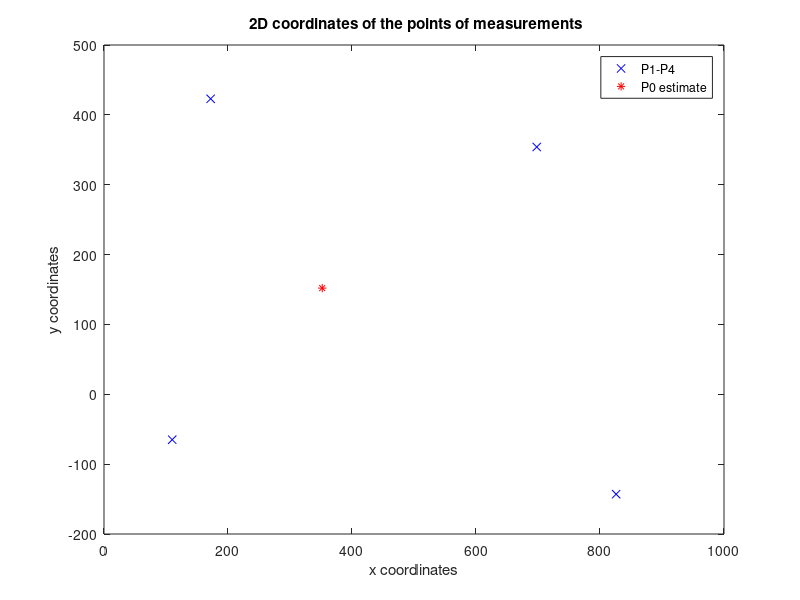

MATLAB code for this plot:
% ---------------------------------
% Marisabel Gonzalez
% 02/10/2018
% ---------------------------------

clear all
close all
% Clearing figures and command window
%clf
clc


%----------------------------------
% NOMENCLATURE
%----------------------------------

% m_trial: guessed P0 coordinates
% d: data measurements of points P1-P4 (range)
% d_hat: data measurements (range)
% res: residuals of the range
% RSS: Residual sum of squares

% Point Coordinates
x = [110;172;826;698];
y = [-65;423;-143;354];
z = [20;25;40;35];

% Guesses of P0 coordinates x,y,z
m_trial = [352;152;49];

% Observations
d = [370.2;392.8;482.4;360.8];


% Equation relating the coordinates of P0 to the range from P1 
d_hat = [0;0;0;0];
for i=1:4
    d_hat(i) = sqrt (( x(i,1) - m_trial(1) )^2 +( y(i,1) - m_trial(2) )^2 + ( z(i,1) - m_trial(3))^2);   
end

% Ploting x,y positions from P1 to P4
plot(x,y,'bx');

% Plotting guessed x,y coordinates of P0
hold on 
X = m_trial(1,1); 
Y = m_trial(2,1);
plot(X,Y, 'r*');

% Adding a title, labels and a legend
title(' 2D coordinates of the points of measurements')
xlabel('x coordinates')
ylabel('y coordinates')
legend('P1-P4','P0 estimate');

% Computing the range residuals
res = d_hat - d;
RSS = sum(res).^2